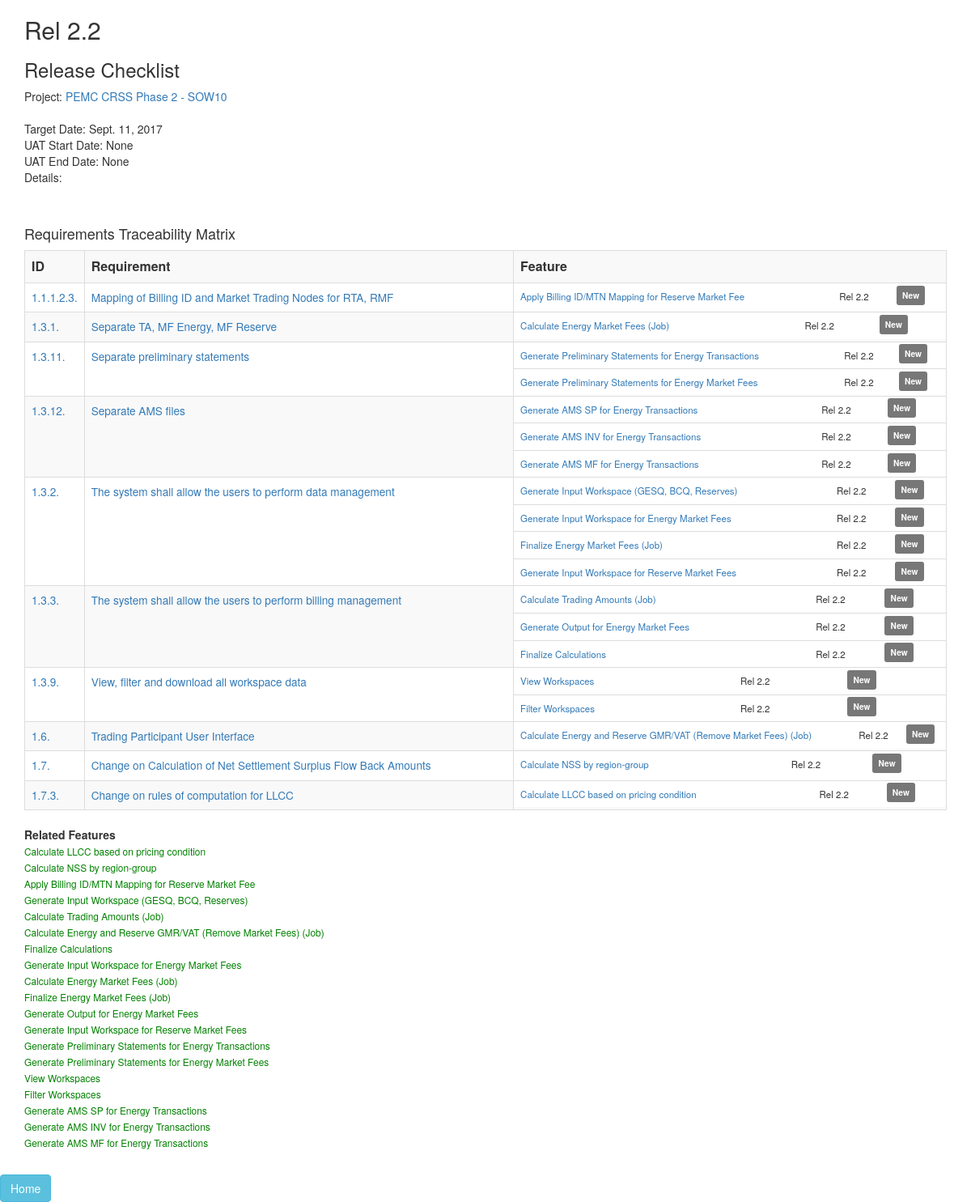
Before: /joan/release/2/ with the older database file.
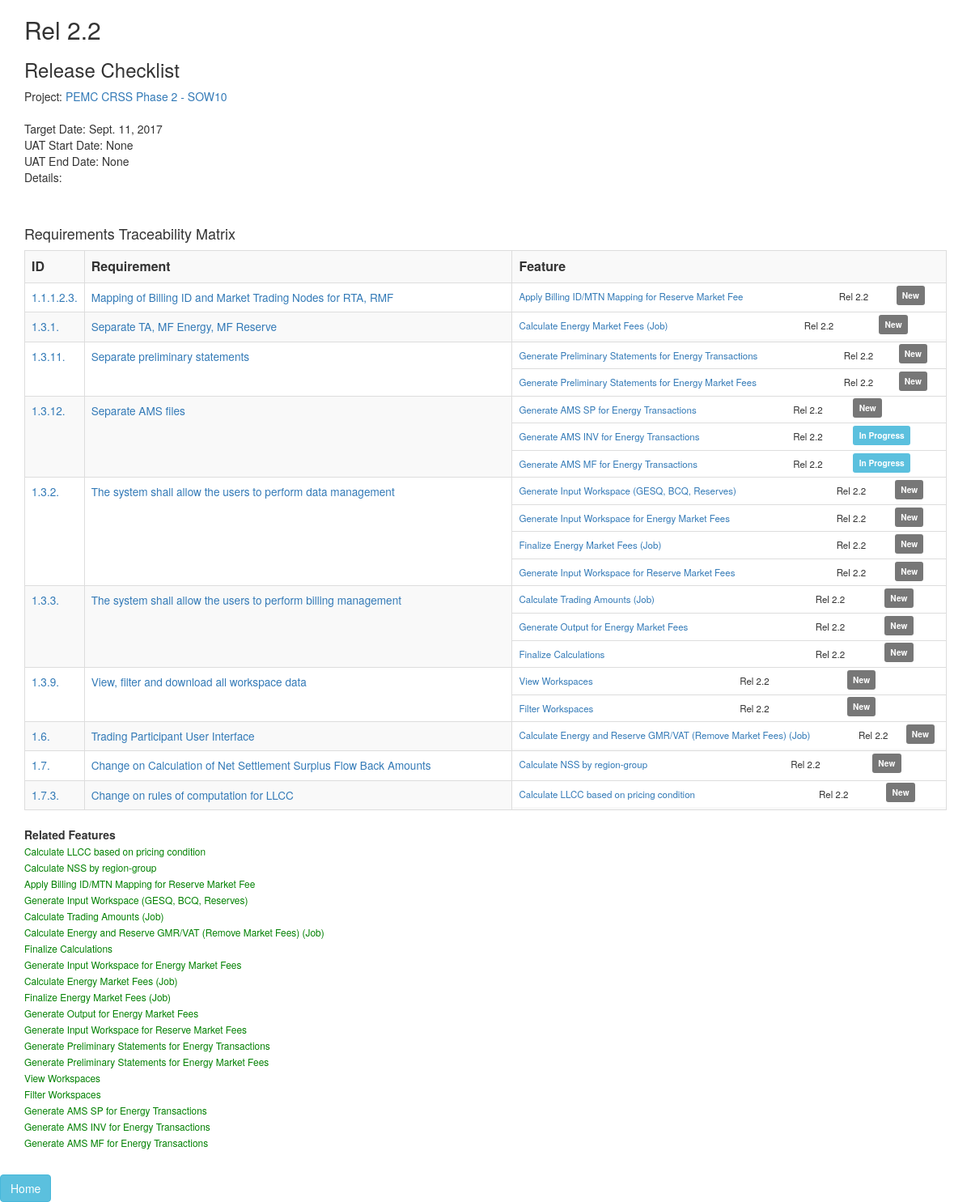
After: the same page with the newer database file.
### joan/models.py (models this page shows, shortened)
class Feature(models.Model):
    NEW = 'NW'
    DONE_USE_CASE = 'DU'
    IN_PROGRESS = 'IP'
    DONE = 'DO'
    FEATURE_STATUS_CHOICES = (
        (NEW, 'New'),
        (DONE_USE_CASE, 'Use Case Done'),
        (IN_PROGRESS, 'In Progress'),
        (DONE, 'Done'),
    )
    project = models.ForeignKey(Project, on_delete=models.CASCADE, default=DEFAULT_PROJECT)
    requirements = models.ManyToManyField(Requirement)
    release = models.ForeignKey(Release, on_delete=models.CASCADE, null=True, blank=True)
    feature_heading = models.CharField('Category', max_length=50,blank=True)
    feature_text = models.CharField('Feature Name', max_length=200)
    feature_details = models.TextField('Details',max_length=300,blank=True,null=True)
    feature_status = models.CharField(max_length=2,choices=FEATURE_STATUS_CHOICES,default=NEW,)
    created_at = models.DateTimeField(auto_now_add=True,null=True)
    updated_at = models.DateTimeField(auto_now=True,null=True)
    def __str__(self):
        return self.feature_text

class Release (models.Model):
    project = models.ForeignKey(Project, on_delete=models.CASCADE, default=DEFAULT_PROJECT)
    release_name = models.CharField(max_length=50)
    release_target_date = models.DateField(blank=True, null=True)
    release_actual_date = models.DateField(blank=True, null=True)
    release_uat_start_date = models.DateField(blank=True, null=True)
    release_uat_end_date = models.DateField(blank=True, null=True)
    release_details = models.CharField(max_length=70,blank=True)
    def __str__(self):
        return "Rel " + self.release_name

### joan/views.py (the view)
# urls.py: url(r'^release/(?P<pk>[a-zA-Z0-9-]+)/$', views.ReleaseView.as_view(), name='release'),
class ReleaseView(generic.DetailView):
    model = Release
    template_name = 'joan/release.html'
    def get_context_data(self, **kwargs):
        context = super(ReleaseView, self).get_context_data(**kwargs)
        context['requirement_list'] = Requirement.objects.filter(feature__release__id__exact=self.kwargs['pk']).distinct()
        return context

### joan/models.py (called while the page is built)
    def __str__(self):
        return self.project_name

    def __str__(self):
        return self.requirement_heading

### joan/templates/joan/release.html (shortened to what this page needs)
{% load static %}
{% load bootstrap3 %}
{% bootstrap_css %}
<link rel="stylesheet" type="text/css" href="{% static 'joan/style.css' %}" />
<div class="container">
<h2>{{ release }}</h2>
<h3> Release Checklist </h3>
Project: <a href="{% url 'joan:project' release.project.id %}">{{ release.project }}</a> <br>
<br>
Target Date: {{ release.release_target_date }}  <br>
UAT Start Date: {{ release.release_uat_start_date }} <br>
UAT End Date: {{ release.release_uat_end_date }}  <br>
Details: {{ release.release_details }}  <br>
</div>
<div class="container">
  <h4>Requirements Traceability Matrix</h4>
  <table class="table table-striped table-bordered">
    <tr>
      <th> ID </th>
      <th> Requirement</th>
      <th> Feature</th>
    </tr>
      {% for requirement in requirement_list %}
      <tr>
        {% if requirement.with_reqd_id %}
          <td><small><a href="{% url 'joan:requirement' requirement.id %}">{{ requirement.reqd_id }}</a></small></td>
        {% endif %}
          <td class="col-md-6"><small><a href="{% url 'joan:requirement' requirement.id %}">{{ requirement }}</a></small></td>
          {% if requirement.feature_set.count == 0 %}
            <td></td>
          {% else %}
            <td style="padding: 0" class="col-md-6">
              <table class="table table-borderless" style="margin-bottom:0;">
                {% for feature in requirement.feature_set.all %}
                  {% if feature.release.id is release.id %}
                    <tr class="table-borderless">
                      <td><small><small><a href="{% url 'joan:feature' feature.id %}">{{ feature }}</a><small></small></td>
                      <td><small><small>{{ feature.release }}<small></small></td>
                      {% if feature.feature_status == 'NW' %}
                      <td><span class="label label-default"><small>{{ feature.get_feature_status_display }}</small></span></td>
                      {% elif feature.feature_status == 'DU' %}
                      <td><span class="label label-warning"><small>{{ feature.get_feature_status_display }}</small></span></td>
                      {% elif feature.feature_status == 'IP' %}
                      <td><span class="label label-info"><small>{{ feature.get_feature_status_display }}</small></span></td>
                      {% elif feature.feature_status == 'DO' %}
                      <td><span class="label label-success"><small>{{ feature.get_feature_status_display }}</small></span></td>
                      {% endif %}
                    </tr>
                  {% endif %}
                  {% endfor %}
              </table>
            </td>
          {% endif %}
      </tr>
      {% endfor %}
  </table>
</div>
<div class="container horizontal-scroll">
      <b>Related Features</b>
      <ul class="list-unstyled">
          {% for feature in release.feature_set.all %}
          <li><small><a href="{% url 'joan:feature' feature.id %}">{{ feature }}</a></small></li>
          {% endfor %}
        <br>
      </ul>
  </div>
  <a class="btn btn-info" href="{% url 'joan:project' release.project.id %}">Home</a>

Changed rows visible on the page:
changed Feature "Generate AMS INV for Energy Transactions": feature_status "New" → "In Progress"
changed Feature "Generate AMS MF for Energy Transactions": feature_status "New" → "In Progress"
